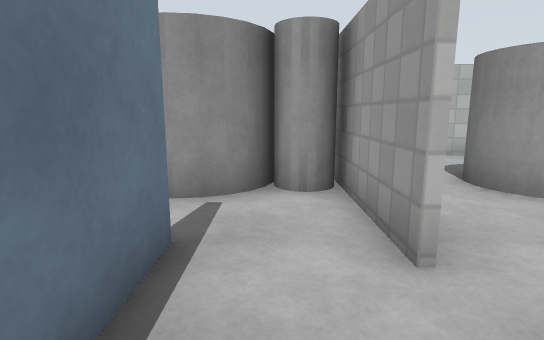
view 1 (above)

15 first-person views from a walk through a robot-simulator world made for Gazebo. The camera is 1.2 m above the floor, tilts 10° down and sees 80° across. The floor is counted in squares, 1 m on a side. Each view is taken from the middle of a square. On the plan, view 1 faces up. The plan holds only what a view shows up to about 13 squares ahead; the rest is blank. The place goes on beyond the plan. Simple patterns stand in for the simulator's built-in surfaces.

view 2
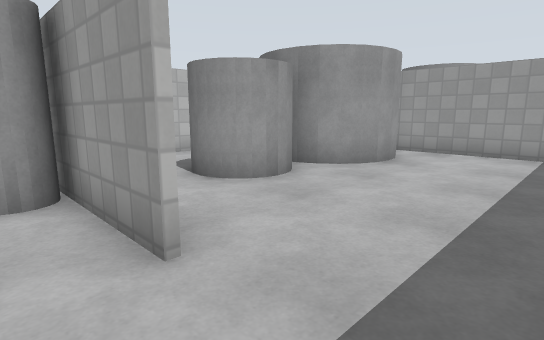

view 3
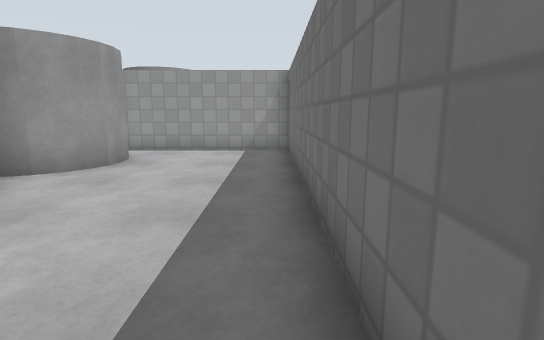

view 4
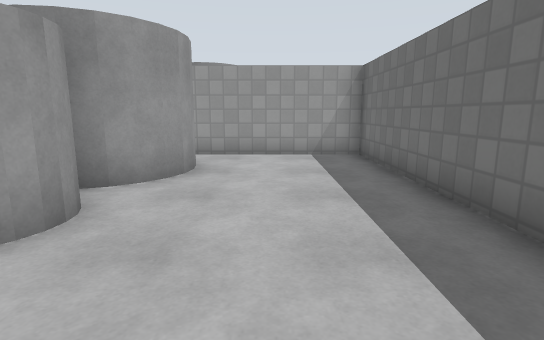

view 5
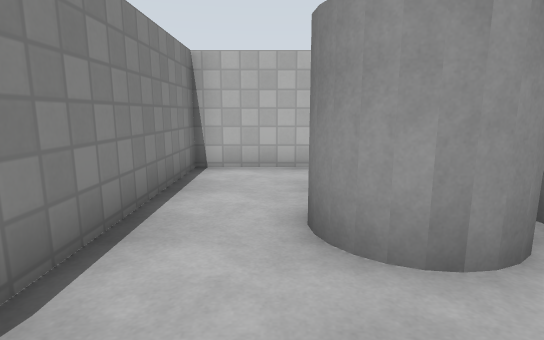

view 6
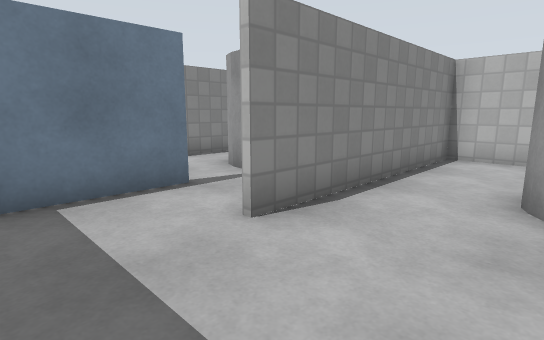

view 7
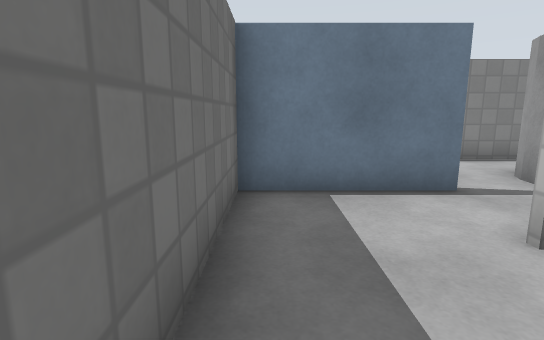

view 8
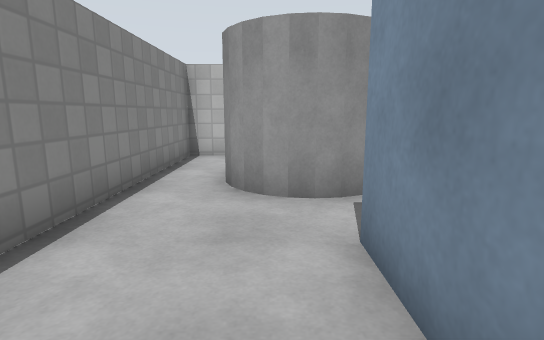

view 9
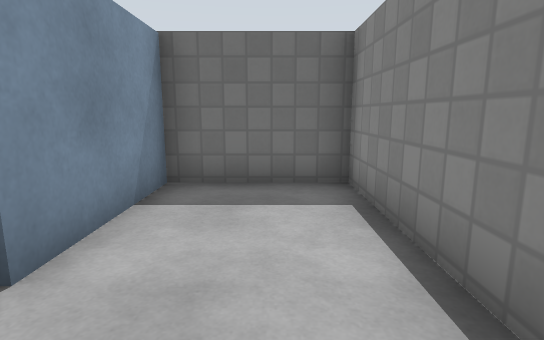

view 10
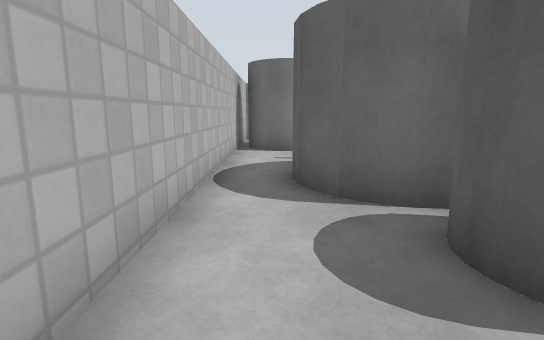

view 11
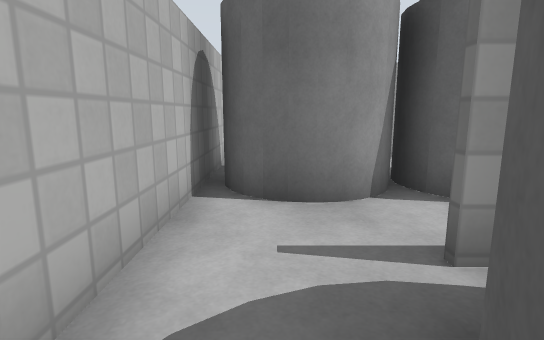

view 12
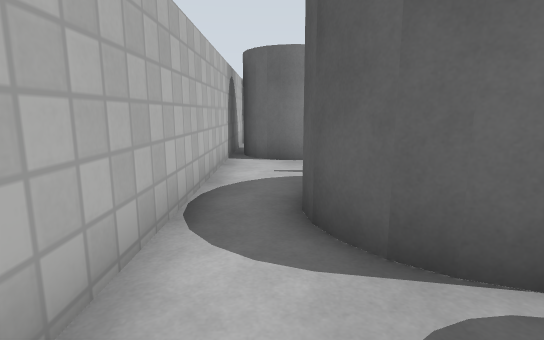

view 13
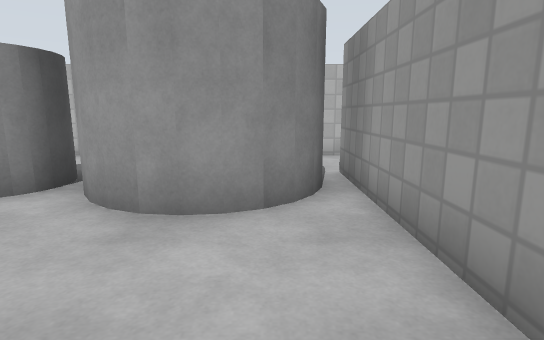

view 14
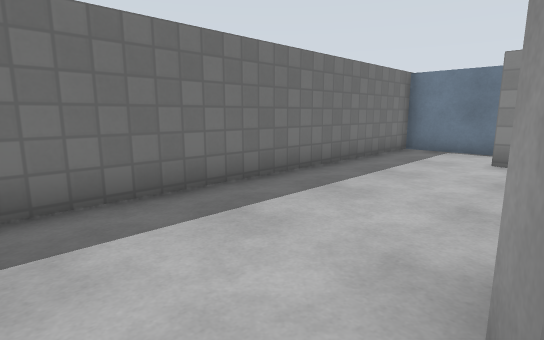

view 15
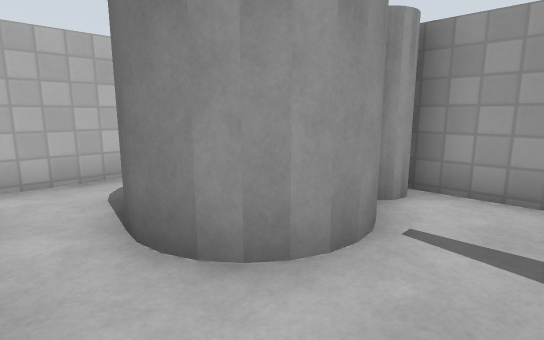

### Floor plan
Key: @ floor where view 1 was taken; # wall or solid block; . floor; C grey cylinder.
Columns run from 5 left of view 1 to 15 right of it. Each row starts with its distance up from view 1.
  9 ####  ###############
  8 #...  #...........C
  7 #..   #.....CCC...C
  6 #.C  C#..CCC   C..C
  5 #..CCCC..CCC  CC#CC
  4 #.....#.....CCC.#C
  3 #.....#.........#
  2 #...#...........#
  1 #...#...........#
  0 #...#@..........#
 -1 #################

Where each view was taken, in squares from view 1:
view 1: 0 up, 0 right, facing up
view 2: 0 up, 0 right, facing up-right
view 3: 0 up, 0 right, facing right
view 4: 2 up, 1 right, facing right
view 5: 2 up, 3 right, facing up
view 6: 0 up, 4 right, facing up-left
view 7: 0 up, 4 right, facing left
view 8: 0 up, 2 left, facing up
view 9: 5 up, 3 left, facing down
view 10: 8 up, 2 right, facing right
view 11: 8 up, 8 right, facing right
view 12: 8 up, 4 right, facing right
view 13: 0 up, 9 right, facing up
view 14: 4 up, 10 right, facing down-left
view 15: 3 up, 4 left, facing up-right
